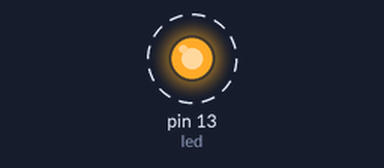
Recording of a sketch running on a simulated Arduino Uno, built with avr-gcc and run on an emulated ATmega328P. Shown: output pins drawn as LEDs (lit = HIGH). Dashed ring = blinking.

Above: at 0.2 s.
Timing chart, 0 to 3.0 s (numbered marks = the images above):
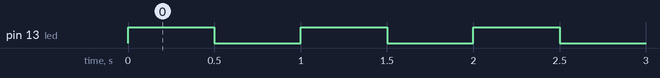

Measured:
- by itself, pin 13 (led): alternates HIGH for 0.50 s and LOW for 0.50 s

The sketch:

Blink.ino
```cpp
const int led=13; //Pin 13 is named led
void setup()
{
  pinMode(led,OUTPUT);

}

void loop()
{
  digitalWrite(led, HIGH); //Turn on
  delay(500);
  digitalWrite(led, LOW); //Turn off
  delay(500);

}
```
